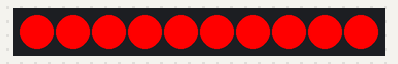
The sketch below on a simulated Arduino Uno, built with avr-gcc and run on an emulated ATmega328P. Parts: 10 RGB LEDs in strip order, left to right.

Above: at 0.1 s.
At 1.09 s:
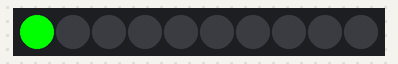
At 1.5 s:
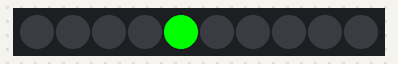
At 2.0 s:
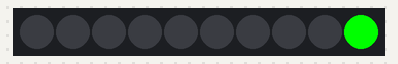

The sketch:

LED_Control_simple_patterns.ino
```cpp
#include <FastLED.h>
#define NUM_LEDS 10
#define LED_PIN 7
CRGB leds[NUM_LEDS];

void setup() {
  //Initialize the LEDs
  FastLED.addLeds<WS2812,LED_PIN,GRB>(leds,NUM_LEDS);
}


void blinkinglights(){
for(int i=0;i<2;i++){
  if (i%2==0){
    for(int x=0; x<10; x++){
      leds[x]=CRGB(255,0,0);
      FastLED.show();
      }
  }
  if (i%2==1){
    for(int y=0;y<10;y++){
      leds[y]=CRGB(0,0,0);
      FastLED.show();
      }
  }
  delay(500);
}
}

//Moves single pixel across LED strip
void movinglight(){
  for(int i=0;i<11;i++){
    leds[i]=CRGB(0,255,0);
    leds[i-1]=CRGB(0,0,0);
    FastLED.show();
    delay(100);
  }
}

void loop(){
  blinkinglights();
  movinglight();
}
```
